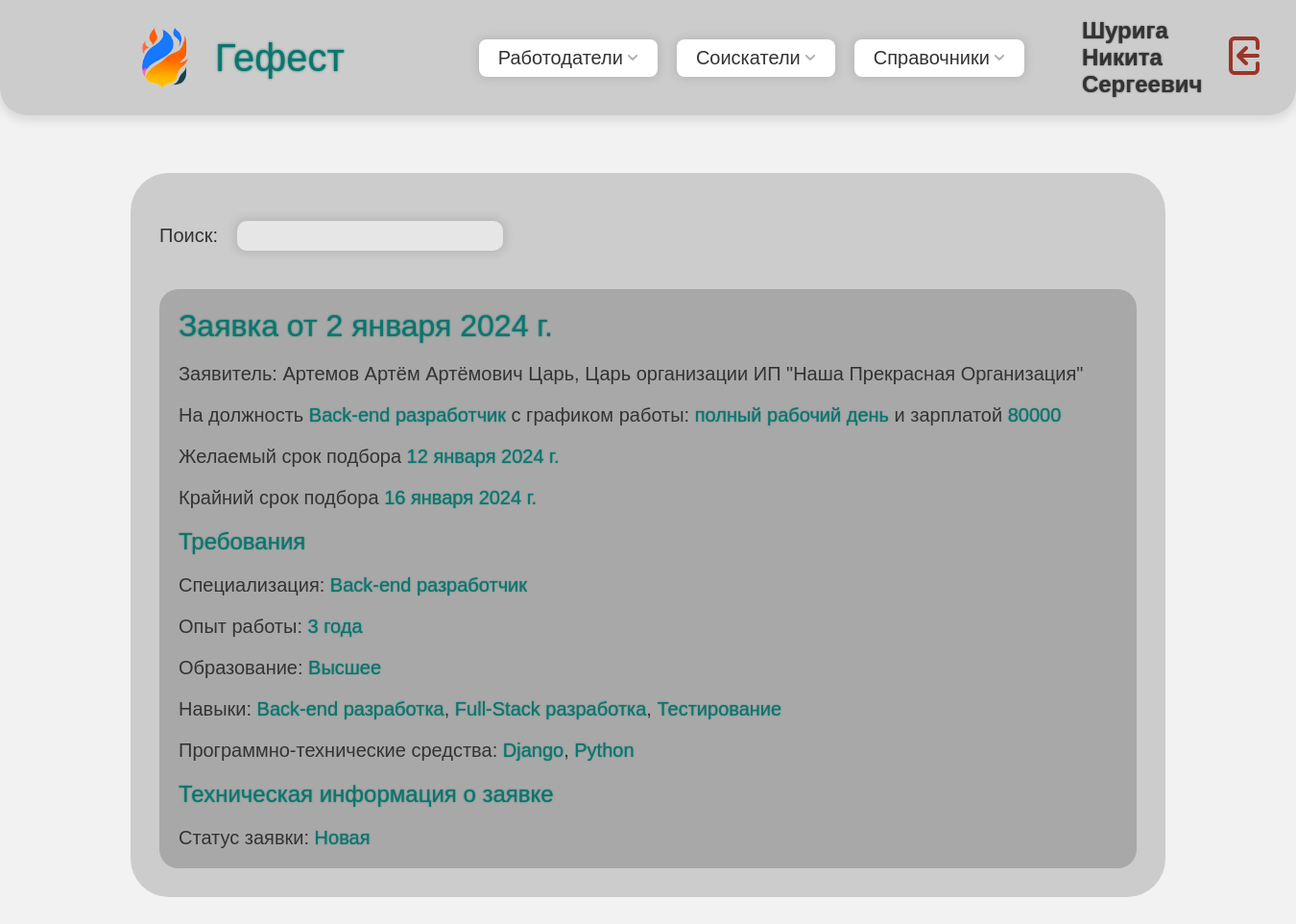
The page /applications/ (signed in) on the database its author committed.
### domain/models.py (models this page shows, shortened)
class CustomUser(AbstractUser):
    patronymic = models.CharField(max_length=255, blank=False, null=False, verbose_name='Отчество')
    phone_number = PhoneNumberField(region="RU", blank=False, null=False, verbose_name='Номер телефона')
    profile_photo = models.ImageField(blank=True, null=True, verbose_name='Фото профиля', upload_to='user_photos')
    class Meta:
        verbose_name = 'Пользователь'
        verbose_name_plural = 'Пользователи'

class Application(models.Model):
    STATUS_CHOICES = [
        ('new', 'Новая'),
        ('in_progress', 'В обработке'),
        ('pending_approval', 'На согласовании'),
        ('completed', 'Завершена'),
        ('canceled', 'Отменена'),
        ('payment_received', 'Получена оплата')
    ]
    employer = models.ForeignKey('Employer', blank=False, null=False,
                                 on_delete=models.CASCADE, verbose_name='Работодатель')
    date_of_application = models.DateTimeField(blank=False, null=False, auto_now_add=True,
                                               editable=False, verbose_name='Дата заявки')
    desired_date = models.DateField(blank=True, null=True, verbose_name='Желательный срок')
    final_date = models.DateField(blank=True, null=True, verbose_name='Крайний срок')
    position = models.ForeignKey('Position', blank=False, null=False,
                                 on_delete=models.PROTECT, verbose_name='Должность')
    salary = models.CharField(blank=False, null=False, max_length=255, verbose_name='Зарплата')
    specialization = models.ForeignKey('Specialization', blank=False, null=False,
                                       on_delete=models.PROTECT, verbose_name='Специализация')
    education_level = models.ForeignKey('EducationLevel', blank=True, null=True,
                                        on_delete=models.PROTECT, verbose_name='Уровень образования')
    skills = models.ManyToManyField('Skill', blank=True, verbose_name='Навыки')
    software_and_hardware_tools = models.ManyToManyField('SoftwareAndHardwareTool', blank=True,
                                                         verbose_name='Требуемые программно-технические средства')
    experience = models.IntegerField(blank=False, null=False, default=0, verbose_name='Опыт (лет)')
    work_schedule = models.ForeignKey('WorkSchedule', blank=False, null=False,
                                      on_delete=models.PROTECT, verbose_name='График работы')
    employee = models.ForeignKey('Employee', blank=False, null=False,
                                 on_delete=models.PROTECT, verbose_name='Работник')
    date_of_completion = models.DateField(blank=True, null=True, verbose_name='Дата выполнения')
    date_of_cancellation = models.DateField(blank=True, null=True, verbose_name='Дата отмены')
    status = models.CharField(blank=False, null=False, max_length=20, choices=STATUS_CHOICES,
                              default='new', verbose_name='Статус')
    class Meta:
        verbose_name = 'Заявка на подбор специалиста'
        verbose_name_plural = 'Заявки на подбор специалистов'

class Person(models.Model):
    surname = models.CharField(max_length=255, blank=False, null=False, verbose_name='Фамилия')
    name = models.CharField(max_length=255, blank=False, null=False, verbose_name='Имя')
    patronymic = models.CharField(max_length=255, blank=False, null=False, verbose_name='Отчество')
    email = models.EmailField(blank=False, max_length=254, verbose_name='Почта')
    phone = models.CharField(max_length=18, blank=False, null=False, verbose_name='Номер телефона')
    profile_photo = models.ImageField(blank=True, null=True, verbose_name='Фото профиля', upload_to='person_photos')
    class Meta:
        verbose_name = 'Индивид'
        verbose_name_plural = 'Индивиды'

class Employer(Person):
    organization = models.ForeignKey('Organization', on_delete=models.CASCADE,
                                     blank=True, null=True, verbose_name='Организация')
    position = models.CharField(max_length=90, blank=True, null=True, verbose_name='Должность')
    class Meta:
        verbose_name = 'Работодатель'
        verbose_name_plural = 'Работодатели'

class Organization(models.Model):
    name = models.CharField(max_length=255, blank=False, null=False, verbose_name='Наименование')
    payment_account = models.CharField(max_length=20, blank=False, null=False, verbose_name='Расчетный счет')
    okved_kode = models.CharField(max_length=9, blank=True, null=True, verbose_name='Код ОКВЭД')
    organizational_legal_form = models.ForeignKey('OrganizationalLegalForm', on_delete=models.PROTECT,
                                                  null=False, blank=False, verbose_name='ОПФ')
    inn = models.CharField(max_length=12, blank=False, null=False, verbose_name='ИНН')
    address = models.ForeignKey('Address', on_delete=models.PROTECT,
                                null=False, blank=False, verbose_name='Адрес')
    class Meta:
        verbose_name = 'Организация'
        verbose_name_plural = 'Организации'

class OrganizationalLegalForm(models.Model):
    name = models.CharField(max_length=90, blank=False, null=False, verbose_name='Наименование')
    short_name = models.CharField(max_length=10, blank=False, null=False, verbose_name='Краткое наименование')
    def __str__(self):
        return '%s' % self.short_name
    class Meta:
        verbose_name = 'Организационно-правовая форма'
        verbose_name_plural = 'Организационно-правовые формы'

class Position(models.Model):
    name = models.CharField(max_length=255, blank=False, null=False, verbose_name='Наименование')
    def __str__(self):
        return '%s' % self.name
    class Meta:
        verbose_name = 'Должность'
        verbose_name_plural = 'Должность'

class WorkSchedule(models.Model):
    name = models.CharField(max_length=255, blank=False, null=False, verbose_name='Наименование')
    class Meta:
        verbose_name = 'График работы'
        verbose_name_plural = 'Графики работы'

class Specialization(models.Model):
    name = models.CharField(max_length=255, blank=False, null=False, verbose_name='Наименование')
    def __str__(self):
        return '%s' % self.name
    class Meta:
        verbose_name = 'Специализация'
        verbose_name_plural = 'Специализации'

class EducationLevel(models.Model):
    name = models.CharField(max_length=90, blank=False, null=False, verbose_name='Наименование')
    def __str__(self):
        return '%s' % self.name
    class Meta:
        verbose_name = 'Уровень образования'
        verbose_name_plural = 'Уровни образования'

class Skill(models.Model):
    name = models.CharField(max_length=100, blank=False, null=False, verbose_name='Наименование')
    def __str__(self):
        return '%s' % self.name
    class Meta:
        verbose_name = 'Навык'
        verbose_name_plural = 'Навыки'

class SoftwareAndHardwareTool(models.Model):
    name = models.CharField(max_length=255, blank=False, null=False, verbose_name='Наименование')
    def __str__(self):
        return '%s' % self.name
    class Meta:
        verbose_name = 'Программно-техническое средство'
        verbose_name_plural = 'Программно-технические средства'

### domain/views/employres_views.py (the view)
# urls.py: path('applications/', applications_view, name='applications_view'),
def applications_view(request, ordering='without_archive_by_new'):
    archive_statuses = ['completed', 'canceled', 'payment_received']
    ordering_mas = [
        'without_archive_by_new',
        'without_archive_by_final_date',
        'without_archive_by_surname_of_employer',
    ]
    ordering_mas_archive = [
        'archive_by_new',
        'archive_by_final_date',
        'archive_by_surname_of_employer',
    ]
    if ordering in ordering_mas:
        applications = Application.objects.exclude(status__in=archive_statuses)
    elif ordering in ordering_mas_archive:
        applications = Application.objects.filter(status__in=archive_statuses)
    if ordering == ordering_mas[0] or ordering == ordering_mas_archive[0]:
        applications = Application.objects.order_by('-date_of_application')
    elif ordering == ordering_mas[1] or ordering == ordering_mas_archive[1]:
        applications = Application.objects.order_by('final_date')
    elif ordering == ordering_mas[2] or ordering == ordering_mas_archive[2]:
        applications = Application.objects.select_related('customer').order_by('customer__last_name')
    else:
        applications = Application.objects.order_by('-date_of_application')
    for application in applications:
        application.status_in_rus = get_russian_status(application.status)
    context = {
        'applications': applications,
    }
    return render(request, 'employers/view/applications_view.html', context)

### domain/templates/employers/view/applications_view.html (shortened to what this page needs)
{% extends 'base.html' %}
{% load widget_tweaks %}
{% load static %}
{% block content %}
    <section class="split-section flex-vertical gap-2em">
        <div class="content-block flex-vertical gap-1em">
            <div class="content-box flex-vertical gap-1em">
                <div class="content flex-vertical gap-1em">
                    <div class="flex-horizontal gap-1em" style="padding: 1em 0">
                        <label>Поиск:</label>
                        <input type="text" oninput="filterResults(this)" class="input-field">
                    </div>
                    {% for application in applications %}
                        <a href="#" id="search_results">
                            <div class="flex-vertical persons-div gap-1em">
                                <h1 class="title" style="font-size: xx-large">Заявка
                                    от {{ application.date_of_application.date }}</h1>
                                <p>
                                    Заявитель: {{ application.employer.surname }} {{ application.employer.name }} {{ application.employer.patronymic }} {{ application.employer.position }}, {{ application.employer.position }}
                                    организации {{ application.employer.organization.organizational_legal_form }}
                                    "{{ application.employer.organization.name }}"
                                </p>
                                <p>На должность <span class="title"
                                                      style="font-size: unset">{{ application.position }}</span> с
                                    графиком работы: <span class="title"
                                                           style="font-size: unset">{{ application.work_schedule.name.lower }}</span>
                                    и зарплатой <span class="title"
                                                      style="font-size: unset">{{ application.salary }}</span></p>
                                <p>Желаемый срок подбора <span class="title" style="font-size: unset">{{ application.desired_date }}</span></p>
                                <p>Крайний срок подбора <span class="title" style="font-size: unset">{{ application.final_date }}</span></p>
                                <h1 class="title" style="font-size: x-large">
                                    Требования
                                </h1>
                                <p>
                                    Специализация: <span class="title" style="font-size: unset">{{ application.specialization }}</span>
                                </p>
                                <p>
                                    Опыт работы: <span class="title" style="font-size: unset" id="experience{{ application.id }}">{{ application.experience }}</span>
                                </p>
                                <p>
                                    Образование: <span class="title" style="font-size: unset">{{ application.education_level }}</span>
                                </p>
                                <p>Навыки:
                                {% for skill in application.skills.all %}
                                    <span class="title" style="font-size: unset">{{ skill }}</span>{% if not forloop.last %},{% endif %}
                                {% endfor %}
                                </p>
                                <p>Программно-технические средства:
                                {% for software_and_hardware_tool in application.software_and_hardware_tools.all %}
                                    <span class="title" style="font-size: unset">{{ software_and_hardware_tool }}</span>{% if not forloop.last %},{% endif %}
                                {% endfor %}
                                </p>
                                <h1 class="title" style="font-size: x-large">Техническая информация о заявке</h1>
                                <p>Статус заявки: <span class="title" style="font-size: unset">{{ application.status_in_rus }}</span></p>
                            </div>
                        </a>
                    {% endfor %}
                </div>
            </div>
        </div>
    </section>
{% endblock content %}

### domain/templates/base.html (shortened to what this page needs)
{% load static %}
<!DOCTYPE html>
<html lang="en">
<head>
    <link rel="stylesheet" href="{% static 'css/styles.css' %}">
    <link rel="stylesheet" href="{% static 'css/lightcolors.css' %}">
</head>
<body class="body">
{% include 'components/navbar.html' %}
<section class="main">
    {% block content %}
    {% endblock %}
</section>
</body>
</html>

### domain/templates/components/navbar.html (shortened to what this page needs)
{% load static %}
{% block content %}
    <div class="nav-bar flex-horizontal gap-1em">
        <div class="nav-part flex-horizontal gap-1em">
            <a href="{% url 'home' %}">
            <div class="flex-horizontal gap-1em">
                <div class="logo-container">
                    <img src="{% static 'images/logo.png' %}" class="logo"/>
                </div>
                <div class="title" style="padding-right: 3em;">Гефест</div>
            </div>
                </a>
            <div class="button">
                Работодатели
                <img src="{% static 'icons/arrow-down.svg' %}" class="icon">
            </div>
            <button class="button">
                Соискатели
                <img src="{% static 'icons/arrow-down.svg' %}" class="icon">
            </button>
            <button class="button">
                Справочники
                <img src="{% static 'icons/arrow-down.svg' %}" class="icon">
            </button>
        </div>
        <div class="nav-part flex-horizontal gap-1em">
            <h2 class="text1">{{ user.last_name }} {{ user.first_name }} {{ user.patronymic }}</h2>
            <a href="{% url 'logout' %}">
                <img src="{% static 'icons/logout.svg' %}" class="logout-button"/>
            </a>
        </div>
    </div>
{% endblock content %}

### rows shown on the page
CustomUser: last_name "Шурига", first_name "Никита", patronymic "Сергеевич"
Application: date_of_application "2 января 2024 г.", employer.surname "Артемов", employer.name "Артём", employer.patronymic "Артёмович", employer.position "Царь", employer.organization.organizational_legal_form "ИП", employer.organization.name "Наша Прекрасная Организация", position "Back-end разработчик", work_schedule.name "полный рабочий день", salary "80000", desired_date "12 января 2024 г.", final_date "16 января 2024 г.", specialization "Back-end разработчик", education_level "Высшее", status_in_rus "Новая"
Skill: name "Back-end разработка"
Skill: name "Full-Stack разработка"
Skill: name "Тестирование"
SoftwareAndHardwareTool: name "Django"
SoftwareAndHardwareTool: name "Python"
